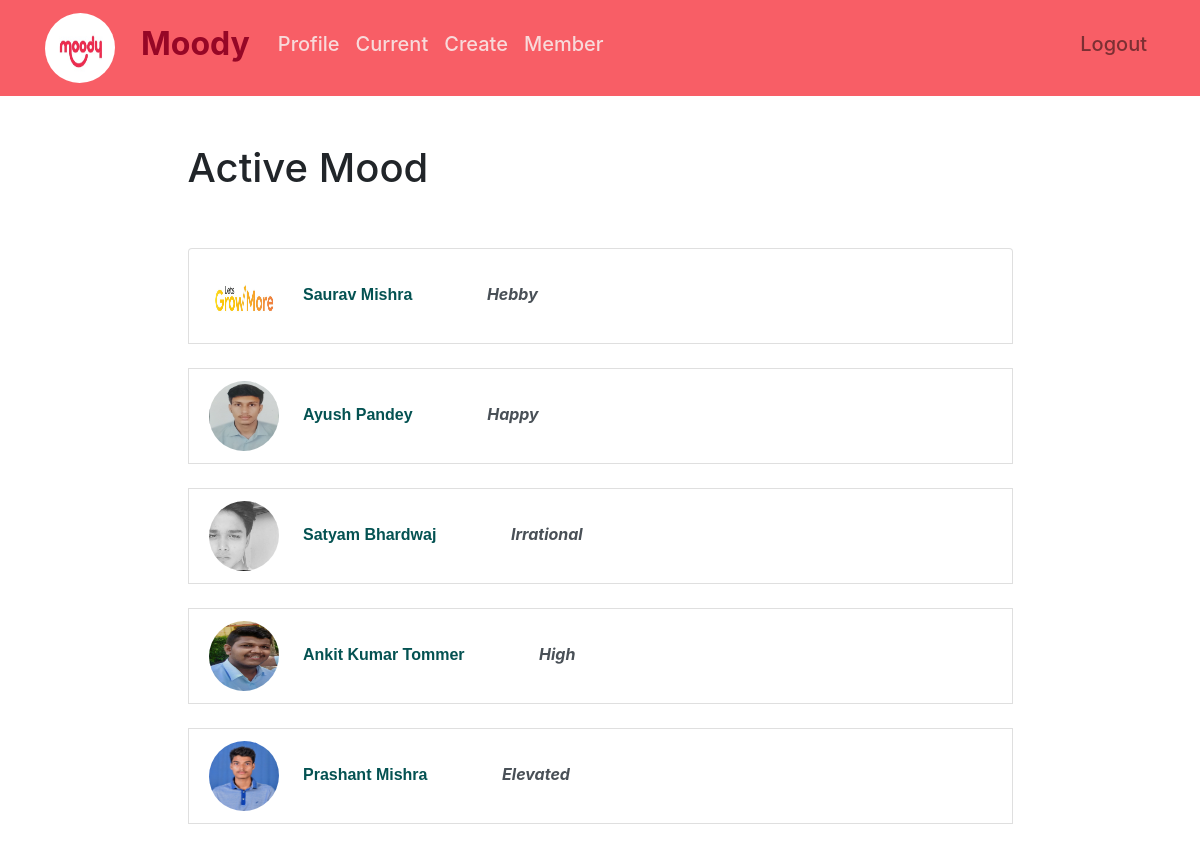
Screenshot of /member/ (signed in) with the database file from the repository.
### todo/models.py (models this page shows, shortened)
class Todo(models.Model):
    title = models.CharField(max_length=100)
    memo = models.TextField(blank=True)
    created = models.DateTimeField(auto_now_add=True)
    datecompleted = models.DateTimeField(null=True, blank=True)
    important = models.BooleanField(default=False)
    user = models.ForeignKey(User, on_delete=models.CASCADE)

class Image(models.Model):
    photo = models.ImageField(upload_to="myimage",default="myimage/duck.jpg")
    date = models.DateTimeField(auto_now_add=True)
    user = models.ForeignKey(User, on_delete=models.CASCADE)

### todo/views.py (the view)
# urls.py: path('member/', views.member, name='member'),
@login_required
def member(request):
    todo = []
    check_list=[]
    todos = Todo.objects.order_by("-datecompleted")
    for i in todos:
        if i.user not in check_list:
            check_list.append(i.user)
            todo.append(i)
    img=[]
    for i in check_list:
        imgaes=""
        images = Image.objects.filter(user=i).order_by('-date')
        if images:
            for i in images:
                img.append(i)
                break
        else:
            img.append(0)
    img_todo = []
    for i in range(len(todo)):
        img_todo.append((todo[i], img[i]))
    return render(request, 'todo/member.html', {'todos': todo, "images": img, "img_todo": img_todo})

### todo/templates/todo/member.html (shortened to what this page needs)
{% extends "todo/base.html" %}
{% load static %}
{% block content %}
<div class="row justify-content-center mt-5">
    <div class="col-md-9">
        {% if todos %}
        <h1>{{ todos.count }} Active Mood{{ todos.count|pluralize }}</h1>
        {% else %}
        <h1>Active Mood</h1>
        {% endif %}
    </div>
</div>
<div class="row justify-content-center mt-5">
    <div class="col-md-9">
        {% if img_todo %}
        <div class="list-group">
            {% for todo , img in img_todo %}
            <a href=""
                <a href=""
                class="list-group-item list-group-item-action{% if todo.important %} list-group-item-danger{% endif %}">
                {% if not img %}
                <img src="{% static 'todo/duck.jpg' %}" style=" border-radius: 200px 195px ;margin-top: 0px;" width=70px height=70px;>
                <b style="color:rgb(4, 82, 82); font-weight: 800;font-family: Poppins, sans-serif;padding-left: 20px; padding-right: 20px;">{{ todo.user.first_name }} {{ todo.user.last_name }}</b>
                <!-- <span style="text-align: right;"> {% if todo.title|truncatechars:30 %} </span>
                {{ todo.title|truncatechars:30}} {% endif %} -->
                <b><em style="position: relative;left:50px; text-align:right; padding-right: 20px;">{{ todo.title|truncatechars:30}}</em></b>
                </a>
                <br>
                {% else %}
                <img style=" border-radius: 200px 195px ;margin-top: 0px;" width=70px height=70px; src="{{ img.photo.url }}" width=10%>
                <b style="color:rgb(4, 82, 82); font-weight: 800;font-family: Poppins, sans-serif; padding-left: 20px; padding-right: 20px;">{{ todo.user.first_name }} {{ todo.user.last_name }}</b>
                <b><em style="position: relative;left:50px; text-align:right; padding-right: 20px;">
                    {{todo.title|truncatechars:30}}</em></b></a>
                <br>
                {% endif %}
            {% endfor %}
        {% else %}
        <div class="text-center">
            <h2>Looks like everyone has Neutral Mood! Nice work.</h2>
            <br>
            <a role="button" class="btn btn-primary" href="{% url 'createtodo' %}">Change Mood</a>
        </div>
        {% endif %}
    </div>
</div>
{% endblock %}

### todo/templates/todo/base.html (shortened to what this page needs)
{% load static %}
<!doctype html>
<html lang="en">
<head>
    <link rel="stylesheet" href="https://stackpath.bootstrapcdn.com/bootstrap/4.4.1/css/bootstrap.min.css">
</head>
<body>
<nav style="background-color:rgba(245, 12, 24, 0.658) ; " class="navbar navbar-expand-md navbar-light">
<div class="container">
    <a class="navbar-brand" href="{% url 'home' %}">
         <img style=" border-radius: 200px 195px ;margin-top: 0px;" width=70px height=70px; src="{% static 'todo/moodylogonew.jpg' %}" class="d-inline-block align-top">
    </a>
        <span style="padding-left: 10px;padding-right: 20px;"><a style="color: rgb(150, 7, 38);"href="{% url 'home' %}" ><h2 style="font-weight: 700;">Moody</h2></a></span>
    <div class="collapse navbar-collapse" id="navbarNav">
    {% if user.is_authenticated %}
        <ul class="navbar-nav mr-auto">
                <li class="nav-item {{ profile }}">
                    <a style="color:rgb(248, 218, 218);" class="nav-link" href="{% url 'profile' %}"><h5>Profile</h5></a>
                </li>
                <li class="nav-item {{ completed }}">
                    <a style="color:rgb(248, 218, 218);" class="nav-link" href="{% url 'completedtodos' %}"><h5>Current</h5></a>
                </li>
                <li class="nav-item {{ create }}">
                    <a style="color:rgb(248, 218, 218);" class="nav-link" href="{% url 'createtodo' %}"><h5>Create</h5></a>
                </li>
                <li class="nav-item {{ member }}">
                    <a style="color:rgb(248, 218, 218);" class="nav-link" href="{% url 'member' %}"><h5>Member</h5></a>
                </li>
        </ul>
    {% endif %}
    <ul class="navbar-nav ml-auto">
            {% if user.is_authenticated %}
                <li class="nav-item">
                    <a href="#" onclick="$('#signOutBtn').click()" class="nav-link"><h5>Logout</h5></a>
                </li>
            {% endif %}
        </ul>
    </div>
</div>
</nav>
<div class="container">
{% block content %}{% endblock %}
</div>
</body>
</html>

### rows the page displays
Todo: photo (picture), user.first_name "Saurav", user.last_name "Mishra", title "Hebby"
Todo: photo (picture), user.first_name "Ayush", user.last_name "Pandey", title "Happy"
Todo: photo (picture), user.first_name "Satyam", user.last_name "Bhardwaj", title "Irrational"
Todo: photo (picture), user.first_name "Ankit Kumar", user.last_name "Tommer", title "High"
Todo: photo (picture), user.first_name "Prashant", user.last_name "Mishra", title "Elevated"
